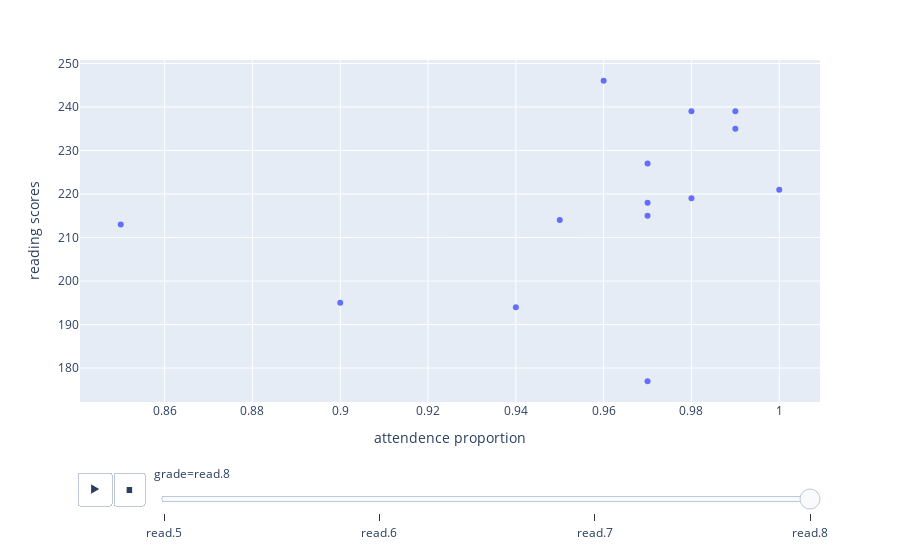

This figure's notebook cell:
### Markdown cell above
6. **(1 PT)** Use the long-format data created for Question 5 to create an animated scatter plot of attendance proportion (*att*) and reading scores by specifying the grades to be animated.

### Code cell
p = px.scatter(df_long, x = 'att', y = 'scores', animation_frame = "grade", labels = {'att': 'attendence proportion', 'scores': 'reading scores'})
p.show()

### Figure 1 — Plotly figure (JSON) as saved in the notebook; plotly's stock layout.template omitted (floating-point values rounded to 4 significant figures)
{"data": [{"hovertemplate": "grade=read.8<br>attendence proportion=%{x}<br>reading scores=%{y}<extra></extra>", "legendgroup": "", "marker": {"color": "#636efa", "symbol": "circle"}, "mode": "markers", "name": "", "orientation": "v", "showlegend": false, "type": "scatter", "x": [0.94, 0.97, 0.85, 0.9, 0.97, 0.97, 0.98, 0.96, 0.99, 0.99, 0.97, 0.98, 1, 0.95], "xaxis": "x", "y": [194, 215, 213, 195, 218, 177, 239, 246, 239, 235, 227, 219, 221, 214], "yaxis": "y"}], "layout": {"autosize": true, "legend": {"tracegroupgap": 0}, "margin": {"t": 60}, "sliders": [{"active": 3, "currentvalue": {"prefix": "grade="}, "len": 0.9, "pad": {"b": 10, "t": 60}, "steps": [{"args": [["read.5"], {"frame": {"duration": 0, "redraw": false}, "fromcurrent": true, "mode": "immediate", "transition": {"duration": 0, "easing": "linear"}}], "label": "read.5", "method": "animate"}, {"args": [["read.6"], {"frame": {"duration": 0, "redraw": false}, "fromcurrent": true, "mode": "immediate", "transition": {"duration": 0, "easing": "linear"}}], "label": "read.6", "method": "animate"}, {"args": [["read.7"], {"frame": {"duration": 0, "redraw": false}, "fromcurrent": true, "mode": "immediate", "transition": {"duration": 0, "easing": "linear"}}], "label": "read.7", "method": "animate"}, {"args": [["read.8"], {"frame": {"duration": 0, "redraw": false}, "fromcurrent": true, "mode": "immediate", "transition": {"duration": 0, "easing": "linear"}}], "label": "read.8", "method": "animate"}], "x": 0.1, "xanchor": "left", "y": 0, "yanchor": "top"}], "updatemenus": [{"active": 0, "buttons": [{"args": [null, {"frame": {"duration": 500, "redraw": false}, "fromcurrent": true, "mode": "immediate", "transition": {"duration": 500, "easing": "linear"}}], "label": "&#9654;", "method": "animate"}, {"args": [[null], {"frame": {"duration": 0, "redraw": false}, "fromcurrent": true, "mode": "immediate", "transition": {"duration": 0, "easing": "linear"}}], "label": "&#9724;", "method": "animate"}], "direction": "left", "pad": {"r": 10, "t": 70}, "showactive": false, "type": "buttons", "x": 0.1, "xanchor": "right", "y": 0, "yanchor": "top"}], "xaxis": {"anchor": "y", "autorange": true, "domain": [0, 1], "range": [0.8409, 1.009], "title": {"text": "attendence proportion"}, "type": "linear"}, "yaxis": {"anchor": "x", "autorange": true, "domain": [0, 1], "range": [170.8, 252.2], "title": {"text": "reading scores"}, "type": "linear"}}}
